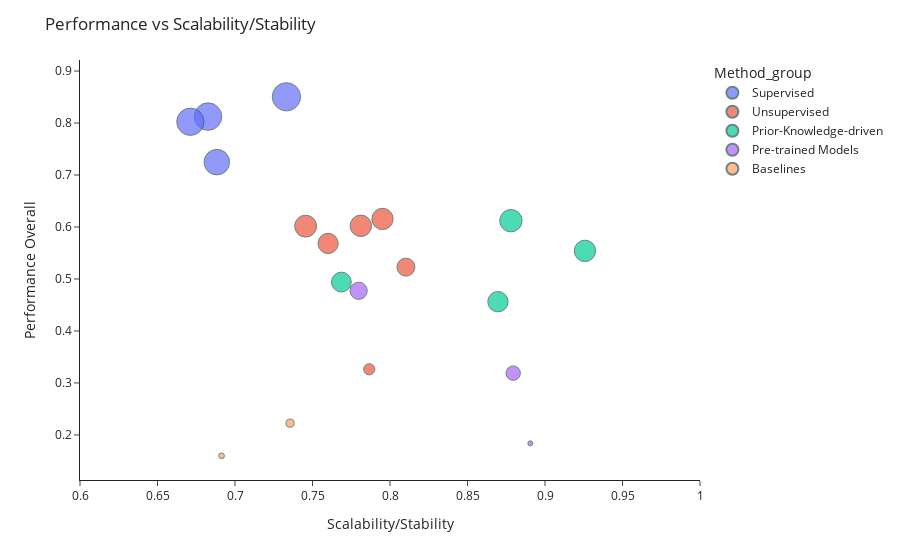

The notebook cell saved with this chart:
### Code cell
df["Scalability/Stability"] = (df["Scalability"] + df["Stability"]) / 2
fig = px.scatter(df, x="Scalability/Stability", y="Overall Performance", color="Method_group",
                 size='Macro F1', hover_data=[df.index,'Overall Performance', 'Scalability/Stability', 'Macro F1'],)

fig.update_layout(
    font=dict(
        size=12,           # Default font size for all text
    ),
    xaxis=dict(
        title_font=dict(size=14),   # X-axis title font size
        tickfont=dict(size=12),     # X-axis tick label font size
    ),
    yaxis=dict(
        title_font=dict(size=14),   # Y-axis title font size
        tickfont=dict(size=12),     # Y-axis tick label font size
    ),
    title_font=dict(size=16),       # Title font size
    legend=dict(
        font=dict(size=12),         # Legend font size
        title_font=dict(size=14),   # Legend title font size
    )
)

fig.update_layout(
    template='simple_white',
    title="Performance vs Scalability/Stability",
    xaxis=dict(title="Scalability/Stability", range=[0.6, 1]),
    #xaxis=dict(title="Scalability/Stability"),
    yaxis=dict(title="Performance Overall")
)
fig.update_traces(marker=dict(line=dict(width=1, color='DarkSlateGrey')))


fig.show()

fig.write_html(os.path.join(output_path, "scatter_plot_grouped.html"))

# save as svg
fig.write_image(os.path.join(output_path, "scatter_plot_grouped.svg"), width=800, height=600, scale=2)

### Figure 1 — Plotly figure (JSON) as saved in the notebook; plotly's stock layout.template omitted (floating-point values rounded to 4 significant figures)
{"data": [{"customdata": [["XGBoost", 0.8302], ["Random Forest", 0.7818], ["MAPS", 0.7718], ["Logistic Regression", 0.6768], ["cellsighter", 0.6095]], "hovertemplate": "Method_group=Supervised<br>Scalability/Stability=%{x}<br>Overall Performance=%{y}<br>Macro F1=%{customdata[1]}<br>method=%{customdata[0]}<extra></extra>", "legendgroup": "Supervised", "marker": {"color": "#636efa", "line": {"color": "DarkSlateGrey", "width": 1}, "size": [0.8302, 0.7818, 0.7718, 0.6768, 0.6095], "sizemode": "area", "sizeref": 0.002075, "symbol": "circle"}, "mode": "markers", "name": "Supervised", "orientation": "v", "showlegend": true, "type": "scatter", "x": [0.7332, 0.6826, 0.6712, 0.6883, 0.4625], "xaxis": "x", "y": [0.8504, 0.8124, 0.8025, 0.7248, 0.6822], "yaxis": "y"}, {"customdata": [["FlowSOM", 0.4695], ["leiden_res2_0", 0.4753], ["CellLENS_Lite", 0.4975], ["phenograph_20", 0.4243], ["CellLENS_Full", 0.3806], ["FuseSOM", 0.3347], ["flowsom_meta_clusters", 0.1295]], "hovertemplate": "Method_group=Unsupervised<br>Scalability/Stability=%{x}<br>Overall Performance=%{y}<br>Macro F1=%{customdata[1]}<br>method=%{customdata[0]}<extra></extra>", "legendgroup": "Unsupervised", "marker": {"color": "#EF553B", "line": {"color": "DarkSlateGrey", "width": 1}, "size": [0.4695, 0.4753, 0.4975, 0.4243, 0.3806, 0.3347, 0.1295], "sizemode": "area", "sizeref": 0.002075, "symbol": "circle"}, "mode": "markers", "name": "Unsupervised", "orientation": "v", "showlegend": true, "type": "scatter", "x": [0.7952, 0.7812, 0.7456, 0.7601, NaN, 0.8103, 0.7866], "xaxis": "x", "y": [0.6155, 0.6023, 0.6016, 0.5684, 0.5305, 0.5228, 0.3263], "yaxis": "y"}, {"customdata": [["Scyan", 0.5189], ["Tacit", 0.4731], ["Tribus", 0.4078], ["Astir", 0.4296]], "hovertemplate": "Method_group=Prior-Knowledge-driven<br>Scalability/Stability=%{x}<br>Overall Performance=%{y}<br>Macro F1=%{customdata[1]}<br>method=%{customdata[0]}<extra></extra>", "legendgroup": "Prior-Knowledge-driven", "marker": {"color": "#00cc96", "line": {"color": "DarkSlateGrey", "width": 1}, "size": [0.5189, 0.4731, 0.4078, 0.4296], "sizemode": "area", "sizeref": 0.002075, "symbol": "circle"}, "mode": "markers", "name": "Prior-Knowledge-driven", "orientation": "v", "showlegend": true, "type": "scatter", "x": [0.878, 0.9258, 0.7686, 0.8696], "xaxis": "x", "y": [0.6121, 0.5541, 0.4941, 0.4563], "yaxis": "y"}, {"customdata": [["nimbus_phenograph_40", 0.3076], ["RIBCA_adapted", 0.3135], ["RIBCA", 0.216], ["Deepcelltypes_adapted", 0.09171], ["Deepcelltypes", 0.02556]], "hovertemplate": "Method_group=Pre-trained Models<br>Scalability/Stability=%{x}<br>Overall Performance=%{y}<br>Macro F1=%{customdata[1]}<br>method=%{customdata[0]}<extra></extra>", "legendgroup": "Pre-trained Models", "marker": {"color": "#ab63fa", "line": {"color": "DarkSlateGrey", "width": 1}, "size": [0.3076, 0.3135, 0.216, 0.09171, 0.02556], "sizemode": "area", "sizeref": 0.002075, "symbol": "circle"}, "mode": "markers", "name": "Pre-trained Models", "orientation": "v", "showlegend": true, "type": "scatter", "x": [0.7798, NaN, 0.8795, NaN, 0.8905], "xaxis": "x", "y": [0.4773, 0.3624, 0.3189, 0.2316, 0.1839], "yaxis": "y"}, {"customdata": [["Stratified sampler", 0.06864], ["Most Frequent", 0.03392]], "hovertemplate": "Method_group=Baselines<br>Scalability/Stability=%{x}<br>Overall Performance=%{y}<br>Macro F1=%{customdata[1]}<br>method=%{customdata[0]}<extra></extra>", "legendgroup": "Baselines", "marker": {"color": "#FFA15A", "line": {"color": "DarkSlateGrey", "width": 1}, "size": [0.06864, 0.03392], "sizemode": "area", "sizeref": 0.002075, "symbol": "circle"}, "mode": "markers", "name": "Baselines", "orientation": "v", "showlegend": true, "type": "scatter", "x": [0.7355, 0.6913], "xaxis": "x", "y": [0.2227, 0.1599], "yaxis": "y"}], "layout": {"font": {"size": 12}, "legend": {"font": {"size": 12}, "itemsizing": "constant", "title": {"font": {"size": 14}, "text": "Method_group"}, "tracegroupgap": 0}, "margin": {"t": 60}, "title": {"text": "Performance vs Scalability/Stability"}, "xaxis": {"anchor": "y", "domain": [0, 1], "range": [0.6, 1], "tickfont": {"size": 12}, "title": {"text": "Scalability/Stability"}}, "yaxis": {"anchor": "x", "domain": [0, 1], "tickfont": {"size": 12}, "title": {"text": "Performance Overall"}}}}
